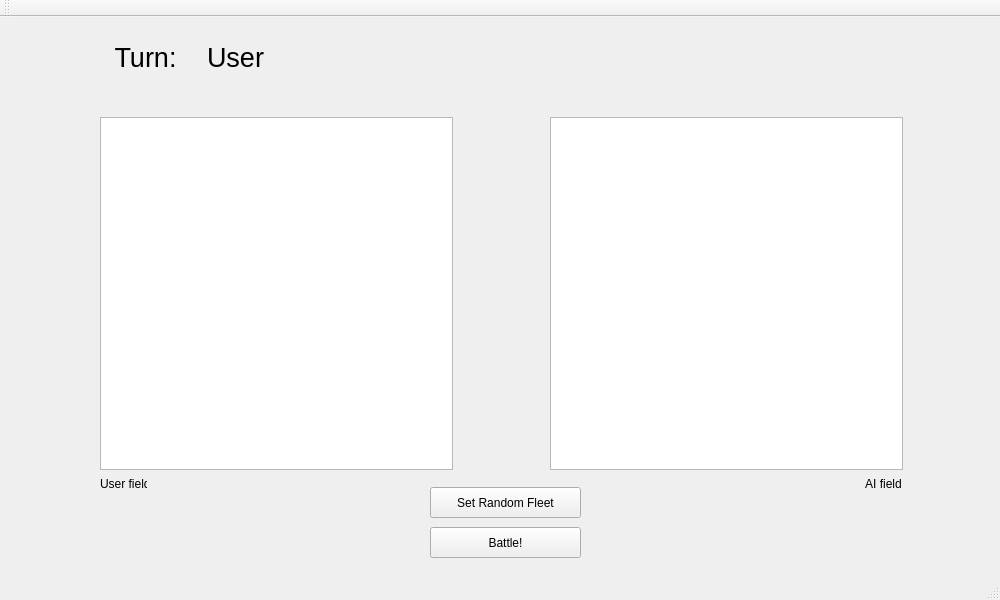
<?xml version="1.0" encoding="UTF-8"?>
<ui version="4.0">
 <class>MainWindow</class>
 <widget class="QMainWindow" name="MainWindow">
  <property name="geometry">
   <rect>
    <x>0</x>
    <y>0</y>
    <width>1000</width>
    <height>600</height>
   </rect>
  </property>
  <property name="windowTitle">
   <string>MainWindow</string>
  </property>
  <widget class="QWidget" name="centralWidget">
   <widget class="QTableView" name="userTableView">
    <property name="geometry">
     <rect>
      <x>100</x>
      <y>100</y>
      <width>353</width>
      <height>353</height>
     </rect>
    </property>
   </widget>
   <widget class="QPushButton" name="createFleet">
    <property name="geometry">
     <rect>
      <x>430</x>
      <y>470</y>
      <width>151</width>
      <height>31</height>
     </rect>
    </property>
    <property name="text">
     <string>Set Random Fleet</string>
    </property>
   </widget>
   <widget class="QTableView" name="aiTableView">
    <property name="geometry">
     <rect>
      <x>550</x>
      <y>100</y>
      <width>353</width>
      <height>353</height>
     </rect>
    </property>
   </widget>
   <widget class="QPushButton" name="battleButton">
    <property name="geometry">
     <rect>
      <x>430</x>
      <y>510</y>
      <width>151</width>
      <height>31</height>
     </rect>
    </property>
    <property name="text">
     <string>Battle!</string>
    </property>
   </widget>
   <widget class="QLabel" name="turnLabel">
    <property name="geometry">
     <rect>
      <x>100</x>
      <y>20</y>
      <width>91</width>
      <height>41</height>
     </rect>
    </property>
    <property name="font">
     <font>
      <pointsize>20</pointsize>
     </font>
    </property>
    <property name="text">
     <string>Turn:</string>
    </property>
    <property name="alignment">
     <set>Qt::AlignCenter</set>
    </property>
   </widget>
   <widget class="QLabel" name="playerLabel">
    <property name="geometry">
     <rect>
      <x>190</x>
      <y>20</y>
      <width>91</width>
      <height>41</height>
     </rect>
    </property>
    <property name="font">
     <font>
      <pointsize>20</pointsize>
     </font>
    </property>
    <property name="text">
     <string>User</string>
    </property>
    <property name="alignment">
     <set>Qt::AlignCenter</set>
    </property>
   </widget>
   <widget class="QLabel" name="userFieldLabel">
    <property name="geometry">
     <rect>
      <x>100</x>
      <y>460</y>
      <width>47</width>
      <height>13</height>
     </rect>
    </property>
    <property name="text">
     <string>User field</string>
    </property>
   </widget>
   <widget class="QLabel" name="aiFieldLabel">
    <property name="geometry">
     <rect>
      <x>860</x>
      <y>460</y>
      <width>47</width>
      <height>13</height>
     </rect>
    </property>
    <property name="text">
     <string>AI field</string>
    </property>
    <property name="alignment">
     <set>Qt::AlignCenter</set>
    </property>
   </widget>
  </widget>
  <widget class="QMenuBar" name="menuBar">
   <property name="geometry">
    <rect>
     <x>0</x>
     <y>0</y>
     <width>1000</width>
     <height>21</height>
    </rect>
   </property>
  </widget>
  <widget class="QToolBar" name="mainToolBar">
   <attribute name="toolBarArea">
    <enum>TopToolBarArea</enum>
   </attribute>
   <attribute name="toolBarBreak">
    <bool>false</bool>
   </attribute>
  </widget>
  <widget class="QStatusBar" name="statusBar"/>
 </widget>
 <layoutdefault spacing="6" margin="11"/>
 <resources/>
 <connections/>
</ui>
